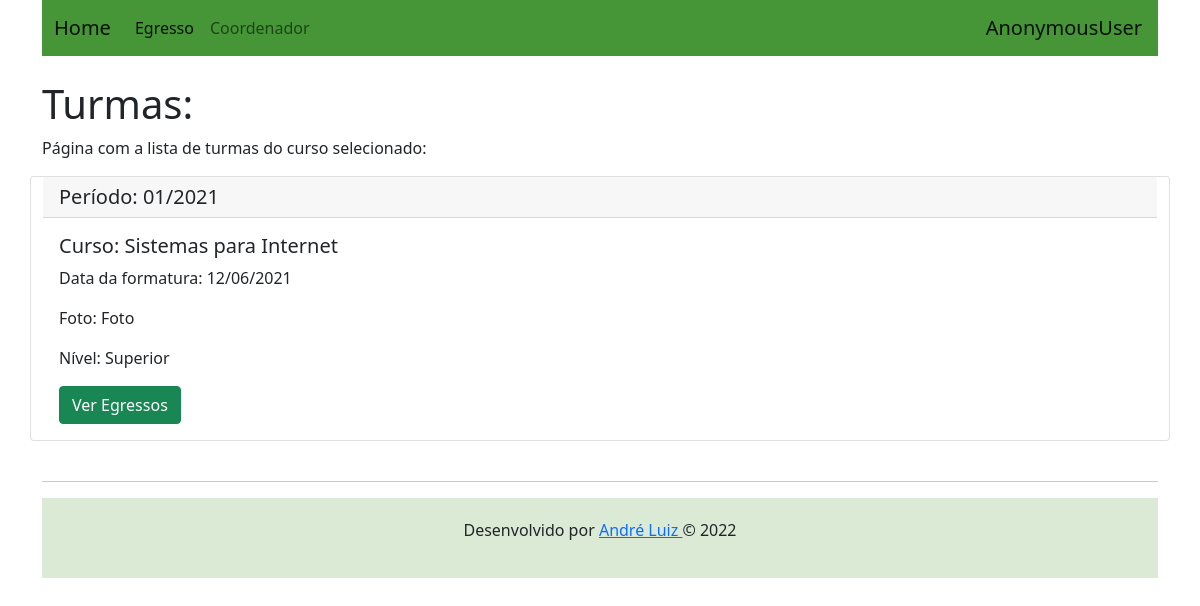
Screenshot of /turmaselect/4 with the database file from the repository.
### cadastros/models.py (models this page shows, shortened)
class Turma(models.Model):
    periodo = models.CharField(max_length=255, verbose_name='Período', null=False)
    data_formatura = models.CharField(max_length=255, null=False)
    foto = models.CharField(max_length=255, null=False)
    curso = models.ForeignKey(Curso, on_delete=models.CASCADE)

class Curso(models.Model):
    NIVEL_CHOICES = (
        ('Superior', 'Superior (Bacharelado / Licenciatura)'),
        ('Superior', 'Superior (Tecnologia)'),
        ('Tecnico', 'Técnico (Integrado)'),
        ('Tecnico', 'Técnico(Subsequente)'),
    )
    nome = models.CharField(max_length=255, null=False)
    nivel = models.CharField(max_length=255, verbose_name='nível', choices=NIVEL_CHOICES, null=False)
    campus = models.CharField(max_length=255, null=False)
    def __str__(self):
        return self.nome

### paginas/views.py (the view)
# urls.py: path('turmaselect/<str:turma_id>', views.listarturmasview, name='turma_select'),
def listarturmasview(request, turma_id):
    turmas2 = Turma.objects.filter(curso=turma_id)
    return render(request, 'listaturmas.html', { "turmas2" : turmas2})

### paginas/templates/listaturmas.html
{% extends "base.html" %}
{% block body %}
<h1>Turmas:</h1>
<br>
<p>
    Página com a lista de turmas do curso selecionado:
</p>
{% if turmas2%}
    {% for turma in turmas2 %}
        <div class="card">
            <h5 class="card-header">Período: {{turma.periodo}}</h5>
            <div class="card-body">
                <h5 class="card-title">Curso: {{turma.curso}}</h5>
                <p class="card-text">Data da formatura: {{turma.data_formatura}}</p>
                <p class="card-text">Foto: {{turma.foto}}</p>
                <p class="card-text">Nível: {{turma.curso.nivel}}</p>
                <a href="{% url 'egresso_select' turma.id %}" class="btn btn-success">Ver Egressos</a>
            </div>
        </div>
    {% endfor %}
{% else %}
    <p><strong>Não temos turmas cadastradas neste curso ainda!</strong></p>
{% endif %}
{% endblock %}

### rows the page displays
Turma: periodo "01/2021", curso "Sistemas para Internet", data_formatura "12/06/2021", foto "Foto", curso.nivel "Superior"

### other values shown
{{ request.user }} "AnonymousUser"
